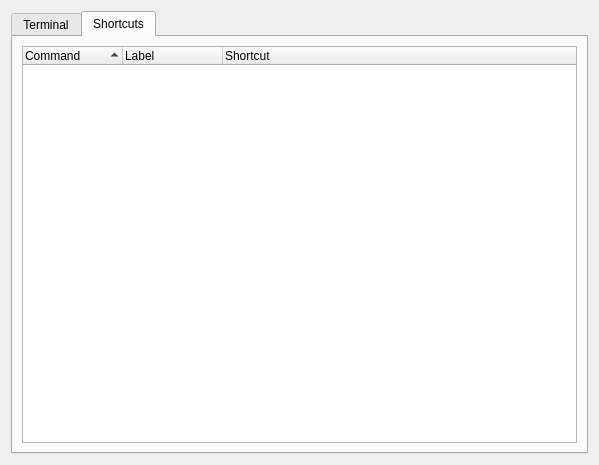
<?xml version="1.0" encoding="UTF-8"?>
<ui version="4.0">
 <class>SettingsDialog</class>
 <widget class="QDialog" name="SettingsDialog">
  <property name="geometry">
   <rect>
    <x>0</x>
    <y>0</y>
    <width>599</width>
    <height>465</height>
   </rect>
  </property>
  <property name="windowTitle">
   <string>Dialog</string>
  </property>
  <layout class="QGridLayout" name="gridLayout">
   <item row="0" column="0">
    <widget class="QTabWidget" name="tabWidget">
     <property name="currentIndex">
      <number>1</number>
     </property>
     <widget class="QWidget" name="tab">
      <attribute name="title">
       <string>Terminal</string>
      </attribute>
     </widget>
     <widget class="QWidget" name="tab_2">
      <attribute name="title">
       <string>Shortcuts</string>
      </attribute>
      <layout class="QGridLayout" name="gridLayout_2">
       <item row="0" column="0">
        <widget class="QTreeWidget" name="treeWidget">
         <property name="sortingEnabled">
          <bool>true</bool>
         </property>
         <property name="headerHidden">
          <bool>false</bool>
         </property>
         <attribute name="headerCascadingSectionResizes">
          <bool>false</bool>
         </attribute>
         <attribute name="headerStretchLastSection">
          <bool>true</bool>
         </attribute>
         <column>
          <property name="text">
           <string>Command</string>
          </property>
         </column>
         <column>
          <property name="text">
           <string>Label</string>
          </property>
         </column>
         <column>
          <property name="text">
           <string>Shortcut</string>
          </property>
         </column>
        </widget>
       </item>
      </layout>
     </widget>
    </widget>
   </item>
  </layout>
 </widget>
 <resources/>
 <connections/>
</ui>
